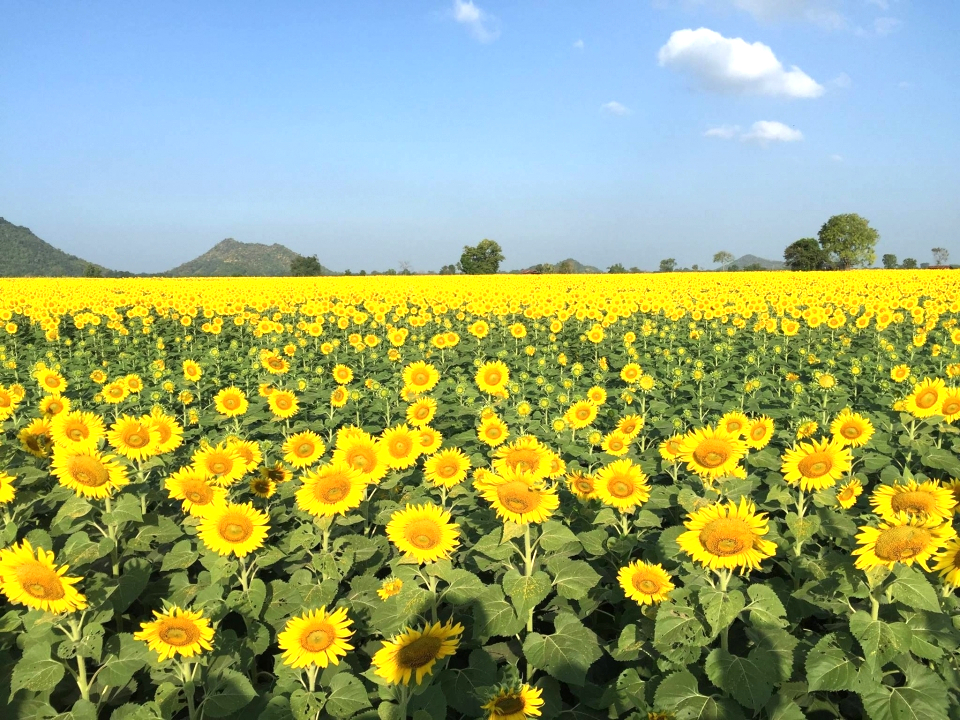
#> input picture example_set-4/input.jpg, 960 x 720 px
$ python script_ex-4_6.py
#> lines starting #> are read from the running program, lines starting #| are printed output that depends on the picture
#!/usr/bin/env python
# -*- coding: utf-8 -*-

##############################################################################
# Author: Rawat S. (Dept. of Electrical & Computer Engineering, KMUTNB)
# Date: 2017-11-17
##############################################################################

##############################################################################
## Install the Pillow (instead of PIL) package
## pip  install pillow -U
## pip3 install pillow -U
##############################################################################

from PIL import Image

filename = 'input.jpg'

try:
    img = Image.open( filename ) # open input (JPEG) file
#> img is the input picture: PIL image 960x720 RGB; mean R, G, B 154.8, 169.2, 117
    width, height = img.size  # get size of the original image
#> width = 960; height = 720
    bbox = [150, 150, width-150, height-150]
#> bbox = [150, 150, 810, 570]

    img = img.crop( bbox ) # crop the image
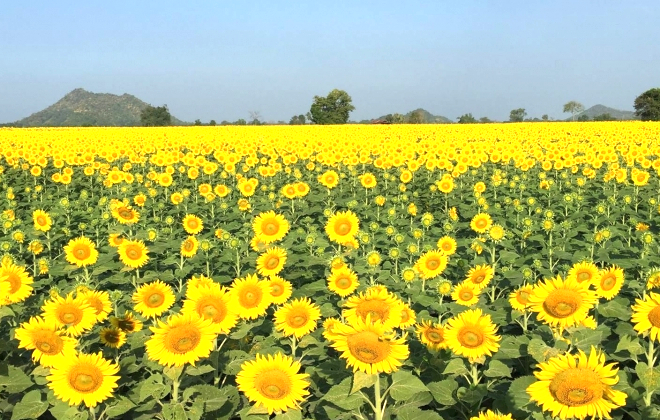
#> img: PIL image 660x420 RGB; mean R, G, B 173.6, 179.9, 97.2

    width, height = img.size  # get size of the cropped image
#> width = 660; height = 420
    img = img.resize( (int(width/2), int(height/2)) ) # reduce size 50%
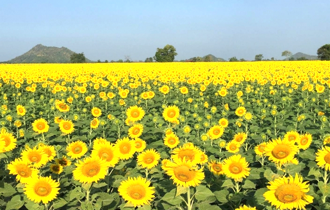
#> img: PIL image 330x210 RGB; mean R, G, B 173.5, 179.8, 97.2
    img.save( 'output4-6.jpg' ) # save to output file
    print ('Done...')

except Exception as err:
    print (err)

##############################################################################
